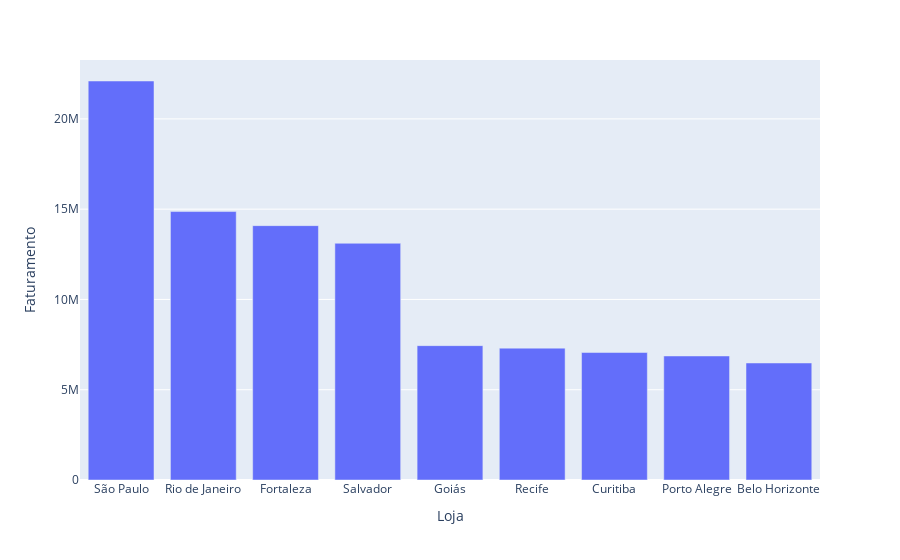

Notebook code for this chart:
### Code cell
grafico = px.bar(tabela_lojas, x=tabela_lojas.index, y="Faturamento")
grafico.show()

### Figure 1 — Plotly figure (JSON) as saved in the notebook; plotly's stock layout.template omitted (floating-point values rounded to 4 significant figures)
{"data": [{"alignmentgroup": "True", "hovertemplate": "Loja=%{x}<br>Faturamento=%{y}<extra></extra>", "legendgroup": "", "marker": {"color": "#636efa", "pattern": {"shape": ""}}, "name": "", "offsetgroup": "", "orientation": "v", "showlegend": false, "textposition": "auto", "type": "bar", "x": ["São Paulo", "Rio de Janeiro", "Fortaleza", "Salvador", "Goiás", "Recife", "Curitiba", "Porto Alegre", "Belo Horizonte"], "xaxis": "x", "y": [22098300, 14867800, 14087900, 13111300, 7441800, 7303000, 7060500, 6868600, 6480300], "yaxis": "y"}], "layout": {"autosize": true, "barmode": "relative", "legend": {"tracegroupgap": 0}, "margin": {"t": 60}, "xaxis": {"anchor": "y", "autorange": true, "domain": [0, 1], "range": [-0.5, 8.5], "title": {"text": "Loja"}, "type": "category"}, "yaxis": {"anchor": "x", "autorange": true, "domain": [0, 1], "range": [0, 23260000.0], "title": {"text": "Faturamento"}, "type": "linear"}}}
